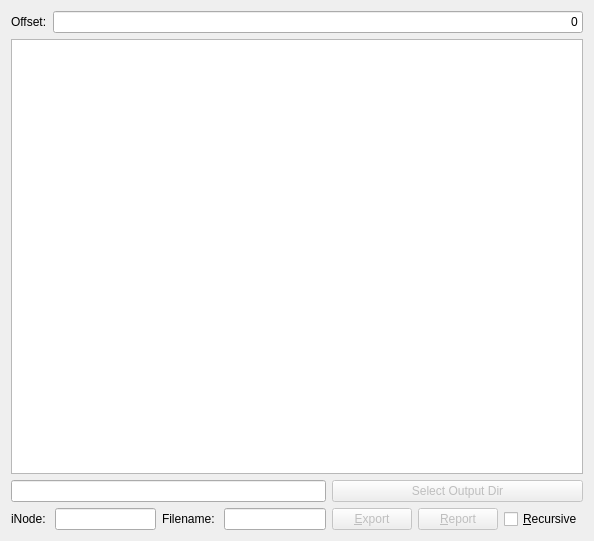
<?xml version="1.0" encoding="UTF-8"?>
<ui version="4.0">
 <class>main_widget</class>
 <widget class="QWidget" name="main_widget">
  <property name="geometry">
   <rect>
    <x>0</x>
    <y>0</y>
    <width>594</width>
    <height>541</height>
   </rect>
  </property>
  <property name="minimumSize">
   <size>
    <width>500</width>
    <height>0</height>
   </size>
  </property>
  <property name="windowTitle">
   <string>Form</string>
  </property>
  <layout class="QVBoxLayout" name="verticalLayout">
   <item>
    <layout class="QHBoxLayout" name="horizontalLayout">
     <item>
      <widget class="QLabel" name="label">
       <property name="sizePolicy">
        <sizepolicy hsizetype="Fixed" vsizetype="Preferred">
         <horstretch>0</horstretch>
         <verstretch>0</verstretch>
        </sizepolicy>
       </property>
       <property name="text">
        <string>Offset:</string>
       </property>
      </widget>
     </item>
     <item>
      <widget class="QLineEdit" name="offset">
       <property name="text">
        <string>0</string>
       </property>
       <property name="alignment">
        <set>Qt::AlignRight|Qt::AlignTrailing|Qt::AlignVCenter</set>
       </property>
      </widget>
     </item>
    </layout>
   </item>
   <item>
    <widget class="QTreeView" name="tskTree"/>
   </item>
   <item>
    <layout class="QGridLayout" name="gridLayout_3">
     <item row="1" column="2">
      <widget class="QLabel" name="label_5">
       <property name="sizePolicy">
        <sizepolicy hsizetype="Fixed" vsizetype="Preferred">
         <horstretch>0</horstretch>
         <verstretch>0</verstretch>
        </sizepolicy>
       </property>
       <property name="text">
        <string>Filename: </string>
       </property>
      </widget>
     </item>
     <item row="1" column="0">
      <widget class="QLabel" name="label_2">
       <property name="sizePolicy">
        <sizepolicy hsizetype="Fixed" vsizetype="Preferred">
         <horstretch>0</horstretch>
         <verstretch>0</verstretch>
        </sizepolicy>
       </property>
       <property name="text">
        <string>iNode: </string>
       </property>
      </widget>
     </item>
     <item row="1" column="5">
      <widget class="QPushButton" name="reportButton">
       <property name="enabled">
        <bool>false</bool>
       </property>
       <property name="sizePolicy">
        <sizepolicy hsizetype="Fixed" vsizetype="Fixed">
         <horstretch>0</horstretch>
         <verstretch>0</verstretch>
        </sizepolicy>
       </property>
       <property name="text">
        <string>&amp;Report</string>
       </property>
      </widget>
     </item>
     <item row="1" column="1">
      <widget class="QLineEdit" name="inode">
       <property name="sizePolicy">
        <sizepolicy hsizetype="Preferred" vsizetype="Fixed">
         <horstretch>0</horstretch>
         <verstretch>0</verstretch>
        </sizepolicy>
       </property>
       <property name="text">
        <string/>
       </property>
       <property name="readOnly">
        <bool>true</bool>
       </property>
      </widget>
     </item>
     <item row="1" column="4">
      <widget class="QPushButton" name="exportButton">
       <property name="enabled">
        <bool>false</bool>
       </property>
       <property name="sizePolicy">
        <sizepolicy hsizetype="Fixed" vsizetype="Fixed">
         <horstretch>0</horstretch>
         <verstretch>0</verstretch>
        </sizepolicy>
       </property>
       <property name="text">
        <string>&amp;Export</string>
       </property>
      </widget>
     </item>
     <item row="1" column="3">
      <widget class="QLineEdit" name="filename">
       <property name="sizePolicy">
        <sizepolicy hsizetype="Preferred" vsizetype="Fixed">
         <horstretch>0</horstretch>
         <verstretch>0</verstretch>
        </sizepolicy>
       </property>
       <property name="readOnly">
        <bool>true</bool>
       </property>
      </widget>
     </item>
     <item row="1" column="6">
      <widget class="QCheckBox" name="recursive">
       <property name="sizePolicy">
        <sizepolicy hsizetype="Fixed" vsizetype="Fixed">
         <horstretch>0</horstretch>
         <verstretch>0</verstretch>
        </sizepolicy>
       </property>
       <property name="text">
        <string>&amp;Recursive</string>
       </property>
      </widget>
     </item>
     <item row="0" column="0" colspan="4">
      <widget class="QLineEdit" name="outputDir">
       <property name="sizePolicy">
        <sizepolicy hsizetype="Preferred" vsizetype="Fixed">
         <horstretch>0</horstretch>
         <verstretch>0</verstretch>
        </sizepolicy>
       </property>
       <property name="readOnly">
        <bool>true</bool>
       </property>
      </widget>
     </item>
     <item row="0" column="4" colspan="3">
      <widget class="QPushButton" name="outputDirButton">
       <property name="enabled">
        <bool>false</bool>
       </property>
       <property name="sizePolicy">
        <sizepolicy hsizetype="Expanding" vsizetype="Fixed">
         <horstretch>0</horstretch>
         <verstretch>0</verstretch>
        </sizepolicy>
       </property>
       <property name="text">
        <string>Select Output Dir</string>
       </property>
      </widget>
     </item>
    </layout>
   </item>
  </layout>
 </widget>
 <resources/>
 <connections/>
</ui>
